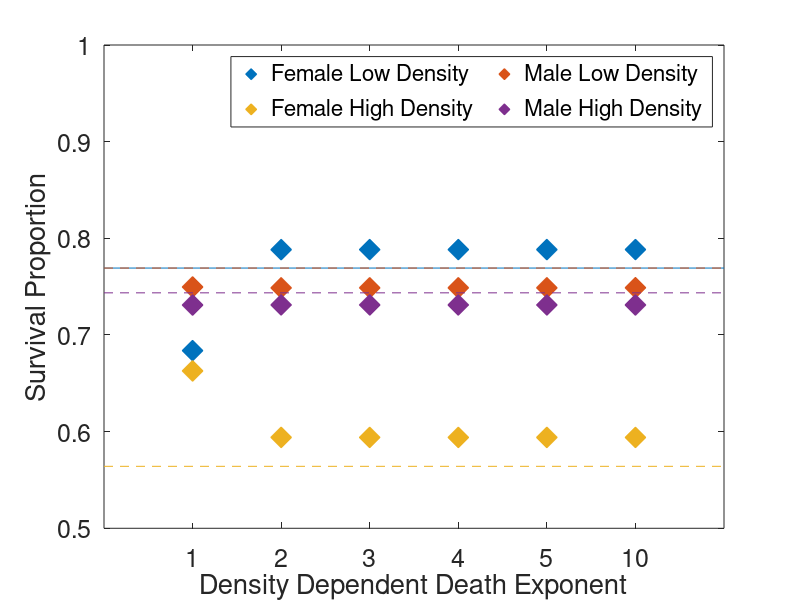

This figure's MATLAB source:
%% Plot Figure S3
clearvars; close all; clc

load('VaryHill.mat')

%%

Hd = [ 22    28    21    21    19    23    32    34    16    22    25    18    20]';
Ld = [9     8    10    10    14    14    12    11    10     5     7    11    10    10    12     7    12     9    13    11]';
Hdm = [ 29    31    18    35    29    25    25    22    23    34    35    32    17]';
Ldm = [8    16    10    10     9    11    14     9    12    13     8     9    12     9     7     8    13    10    11     8]';

% high density females 
medH_F = median(Hd)/39;

% low density females
medL_F = median(Ld)/13;

% high density males
medH_M = median(Hdm)/39;

% low density males
medL_M = median(Ldm)/13;

plot(1:6, FsurvL, 'd', 'MarkerSize', 15, 'MarkerFaceColor', [0    0.4470    0.7410])
hold on
plot(1:6, MsurvL, 'd', 'MarkerSize', 15, 'MarkerFaceColor', [0.8500    0.3250    0.0980])
plot(1:6, FsurvH, 'd', 'MarkerSize', 15, 'MarkerFaceColor', [0.9290    0.6940    0.1250])
plot(1:6, MsurvH, 'd', 'MarkerSize', 15, 'MarkerFaceColor', [0.4940    0.1840    0.556])

axis([0 7 0.5 1])
plot([0,7], [medL_F, medL_F], 'Color' ,[0    0.4470    0.7410])
hold on

plot([0,7], [medL_M, medL_M],'--', 'Color' ,[0.8500    0.3250    0.098])
plot([0,7], [medH_F, medH_F], '--','Color', [0.9290    0.6940    0.1250])
plot([0,7], [medH_M, medH_M],'--', 'Color', [0.4940    0.1840    0.556])

ylabel('Survival Proportion')
xlabel('Density Dependent Death Exponent')
legend('Female Low Density', 'Male Low Density', 'Female High Density', 'Male High Density', 'Orientation', 'Horizontal', 'NumColumns', 2)

set(gca,'xtick',1:6,'xticklabel',{'1','2','3','4','5','10'})
set(gca,'FontSize', 18)